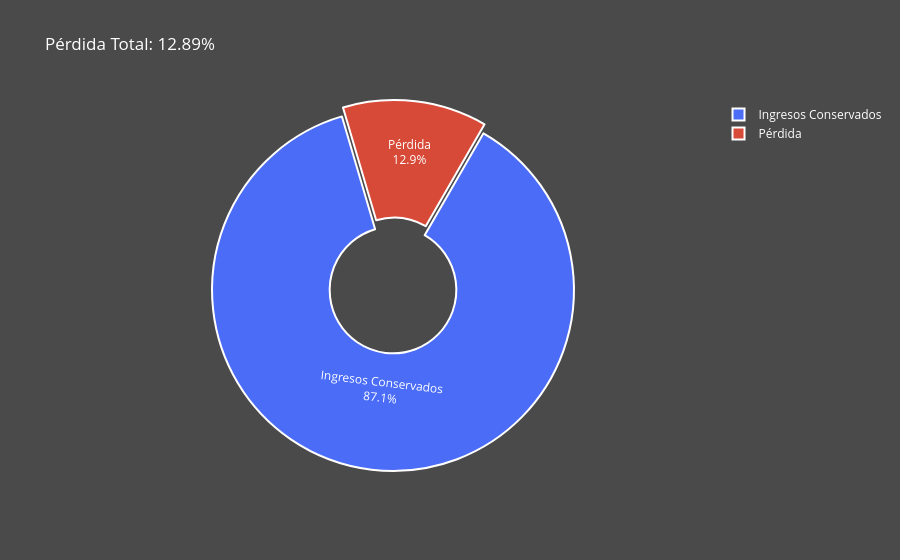

Notebook source saved alongside this figure:
### Markdown cell above
|  | Febrero (real) | Año Completo (estimación) |
|-----|--------|--------------|
Después del EDA| 63208,367 € | 1.977.609,67 € |  |
Después Clusterización| 55062 € | 1,722,733.05 € |  |
RVD | 2,45 | 4,37 |

### Code cell
ingresos_eda_total = 1_977_609.67
ingresos_cluster_total = 1_722_733.05
perdida_total = ingresos_eda_total - ingresos_cluster_total
porcentaje_perdida = (perdida_total / ingresos_eda_total) * 100

labels = ["Ingresos Conservados", "Pérdida"]
values = [ingresos_cluster_total, perdida_total]

fig = go.Figure(data=[go.Pie(
    labels=labels,
    values=values,
    hole=0.35,
    textinfo="label+percent",
    hovertemplate="<b>%{label}</b><br>%{value:,.2f} €<br>%{percent}",
    marker=dict(
        colors=["#4A6CF7", "#D84A38"],
        line=dict(color="white", width=2)
    )
)])

fig.update_layout(
    title=f"Pérdida Total: {porcentaje_perdida:.2f}%",
    paper_bgcolor="#4a4a4a",
    plot_bgcolor="#4a4a4a",
    font_color="white"
)

fig.update_traces(rotation=30, pull=[0, 0.05])

fig.show()

### Figure 1 — Plotly figure (JSON) as saved in the notebook; plotly's stock layout.template omitted (floating-point values rounded to 4 significant figures)
{"data": [{"hole": 0.35, "hovertemplate": "<b>%{label}</b><br>%{value:,.2f} €<br>%{percent}", "labels": ["Ingresos Conservados", "Pérdida"], "marker": {"colors": ["#4A6CF7", "#D84A38"], "line": {"color": "white", "width": 2}}, "pull": [0, 0.05], "rotation": 30, "textinfo": "label+percent", "type": "pie", "values": [1723000.0, 254900.0]}], "layout": {"font": {"color": "white"}, "paper_bgcolor": "#4a4a4a", "plot_bgcolor": "#4a4a4a", "title": {"text": "Pérdida Total: 12.89%"}}}
